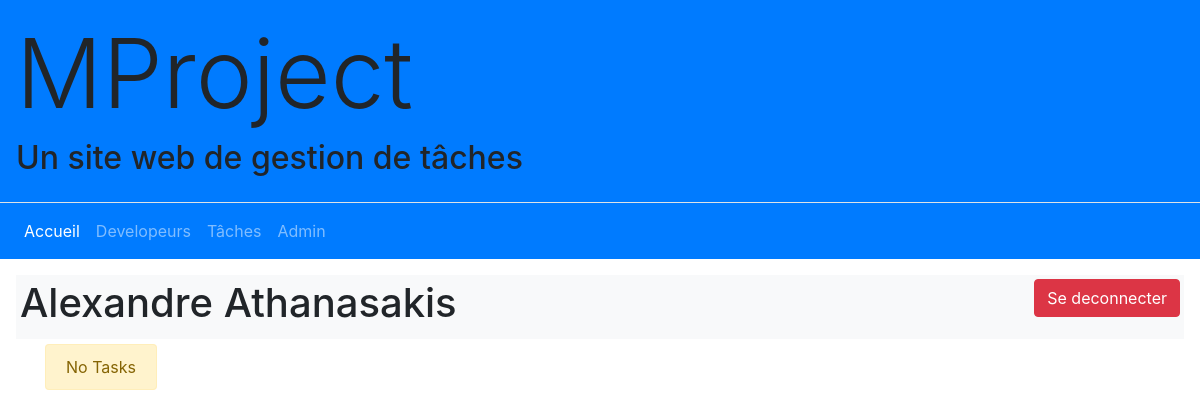
Before: / (signed in) with the older database file.
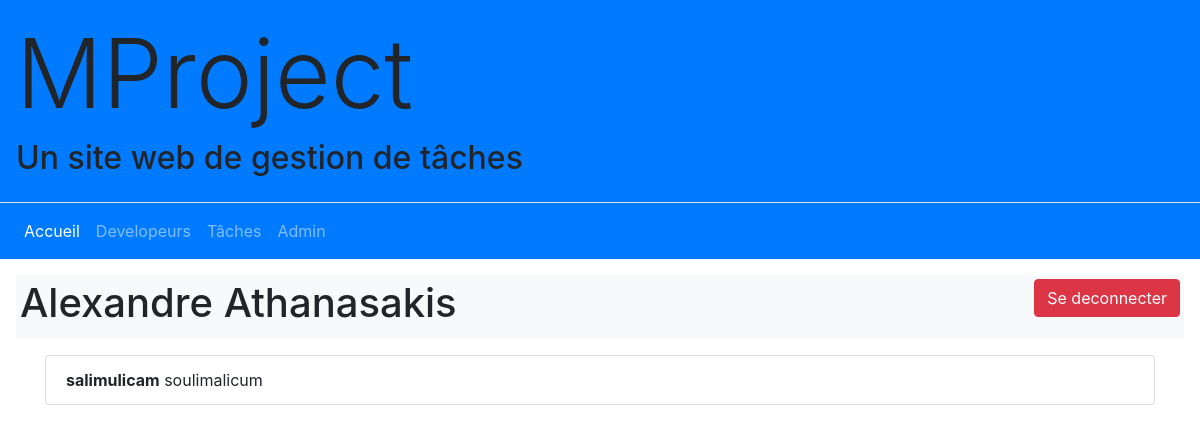
After: the same page with the newer database file.
### task/models.py (models this page shows, shortened)
class Task(models.Model):
    title = models.CharField(max_length=100, unique=True)
    description = models.TextField()
    assignee = models.ForeignKey(Developer, related_name="tasks", on_delete=models.SET_NULL, null=True, verbose_name="assignee")
    class Meta:
        permissions = [
            ('task_management', 'Can create, assign and delete tasks'),
        ]

### home/views.py (the view)
# urls.py: path('', views.HomeView.as_view(), name='home'),
class HomeView(TemplateView):
    template_name = "home/index.html"

### templates/home/index.html
{% extends "_base.html" %}
{% block content %}
{% if user.is_authenticated %}
<div class="p-1 m-3 bg-light">
<p class="float-right"><a href={% url 'logout' %}><button class="btn btn-danger">Se deconnecter</button></a></p>
<h1>
{{ user.first_name }} {{ user.last_name }}
</h1>
</div>
<div class="container-sm">
    {% if user.tasks.all|length %}
        <ul class="list-group fluid">
        {% for task in user.tasks.all %}
            <li class="list-group-item">
            <strong>{{ task.title }}</strong>
            {{ task.description }}
            </li>
        {% endfor %}
        </ul>
    {% else %}
        <alert class="alert alert-warning">No Tasks</alert>
    {% endif %}
</div>
{% else %}
<h1>Coucou toi !</h1>
<a href={% url 'login' %}>Log in</a>
{% endif %}
{% endblock content %}

Changed rows visible on the page:
added Task: title "salimulicam", description "soulimalicum"
Other visible differences:
text no longer shown: "No Tasks"
